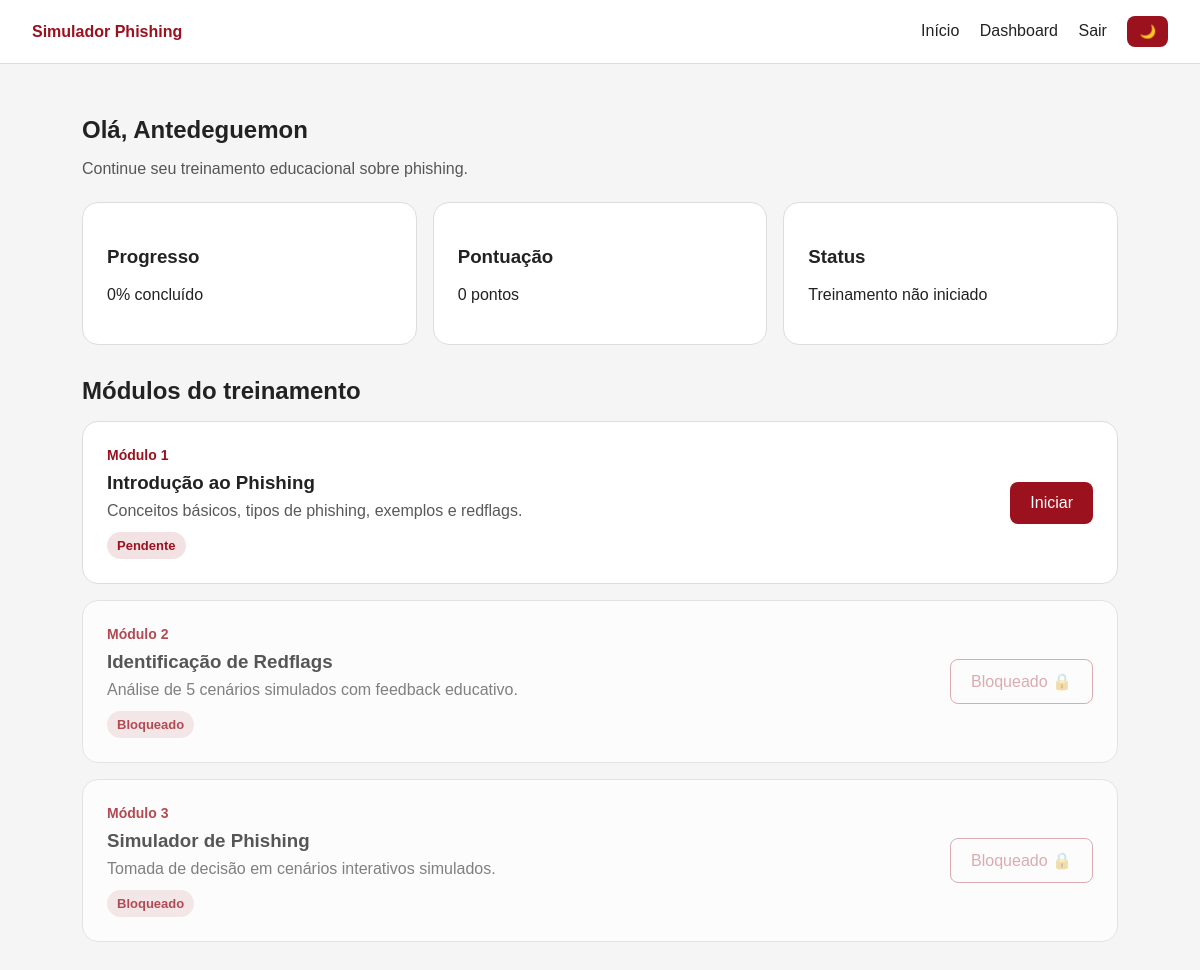
The page /dashboard/ (signed in) on the database as committed earlier.
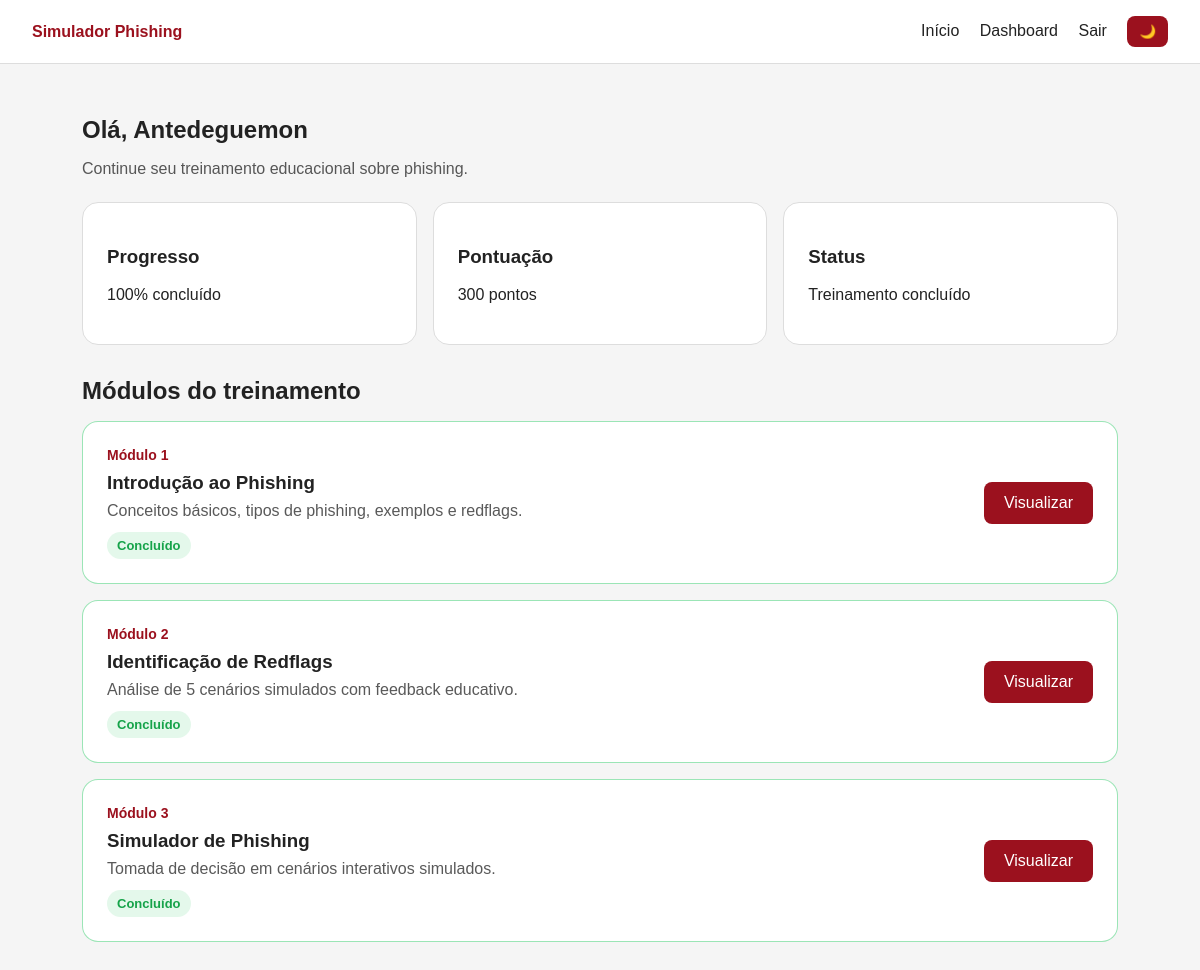
The same page on the database as committed later.
### treinamento/models.py (models this page shows, shortened)
class UserProgress(models.Model):
    user = models.OneToOneField(User, on_delete=models.CASCADE)
    modulo1_concluido = models.BooleanField(default=False)
    modulo2_concluido = models.BooleanField(default=False)
    modulo2_score = models.IntegerField(default=0)
    modulo2_total = models.IntegerField(default=15)
    modulo3_concluido = models.BooleanField(default=False)
    modulo3_risco = models.CharField(max_length=20, blank=True, null=True)
    modulo3_pontos_risco = models.IntegerField(default=0)
    total_score = models.IntegerField(default=0)
    criado_em = models.DateTimeField(auto_now_add=True)
    atualizado_em = models.DateTimeField(auto_now=True)
    def calcular_progresso(self):
        concluidos = 0
        if self.modulo1_concluido:
            concluidos += 1
        if self.modulo2_concluido:
            concluidos += 1
        if self.modulo3_concluido:
            concluidos += 1
        return round((concluidos / 3) * 100)
    def calcular_status(self):
        progresso = self.calcular_progresso()
        if progresso == 0:
            return 'Treinamento não iniciado'
        if progresso < 100:
            return 'Em andamento'
        return 'Treinamento concluído'

### core/views.py (the view, shortened to what this page needs)
# urls.py: path('dashboard/', core_views.dashboard, name='dashboard'),
@login_required
def dashboard(request):
    progress, created = UserProgress.objects.get_or_create(user=request.user)
    return render(request, 'core/dashboard_user.html', {
        'progress': progress,
    })

### templates/core/dashboard_user.html
{% extends 'base.html' %}
{% load static %}
{% block content %}
<section class="dashboard-header">
    <h1>Olá, {{ user.first_name|default:user.username }}</h1>
    <p>Continue seu treinamento educacional sobre phishing.</p>
</section>
<section class="dashboard-grid">
    <div class="card">
        <h3>Progresso</h3>
        <p>{{ progress.calcular_progresso }}% concluído</p>
    </div>
    <div class="card">
        <h3>Pontuação</h3>
        <p>{{ progress.total_score }} pontos</p>
    </div>
    <div class="card">
        <h3>Status</h3>
        <p>{{ progress.calcular_status }}</p>
    </div>
</section>
<section class="training-list">
    <h2>Módulos do treinamento</h2>
    <div class="module-card {% if progress.modulo1_concluido %}completed{% endif %}" id="module-1-card">
        <div>
            <span class="module-number">Módulo 1</span>
            <h3>Introdução ao Phishing</h3>
            <p>Conceitos básicos, tipos de phishing, exemplos e redflags.</p>
            <span class="module-status">
                {% if progress.modulo1_concluido %}
                    Concluído
                {% else %}
                    Pendente
                {% endif %}
            </span>
        </div>
        <a class="btn-primary" id="module-1-button" href="{% url 'modulo1' %}">
            {% if progress.modulo1_concluido %}
                Visualizar
            {% else %}
                Iniciar
            {% endif %}
        </a>
    </div>
    <div class="module-card {% if progress.modulo2_concluido %}completed{% elif not progress.modulo1_concluido %}locked{% endif %}" id="module-2-card">
        <div>
            <span class="module-number">Módulo 2</span>
            <h3>Identificação de Redflags</h3>
            <p>Análise de 5 cenários simulados com feedback educativo.</p>
            <span class="module-status">
                {% if progress.modulo2_concluido %}
                    Concluído
                {% elif progress.modulo1_concluido %}
                    Pendente
                {% else %}
                    Bloqueado
                {% endif %}
            </span>
        </div>
        {% if progress.modulo1_concluido %}
            <a class="btn-primary" id="module-2-button" href="{% url 'modulo2' %}">
                {% if progress.modulo2_concluido %}
                    Visualizar
                {% else %}
                    Iniciar
                {% endif %}
            </a>
        {% else %}
            <a class="btn-secondary disabled-link" id="module-2-button" href="#">Bloqueado 🔒</a>
        {% endif %}
    </div>
    <div class="module-card {% if progress.modulo3_concluido %}completed{% elif not progress.modulo2_concluido %}locked{% endif %}" id="module-3-card">
        <div>
            <span class="module-number">Módulo 3</span>
            <h3>Simulador de Phishing</h3>
            <p>Tomada de decisão em cenários interativos simulados.</p>
            <span class="module-status">
                {% if progress.modulo3_concluido %}
                    Concluído
                {% elif progress.modulo2_concluido %}
                    Pendente
                {% else %}
                    Bloqueado
                {% endif %}
            </span>
        </div>
        {% if progress.modulo2_concluido %}
            <a class="btn-primary" id="module-3-button" href="{% url 'modulo3' %}">
                {% if progress.modulo3_concluido %}
                    Visualizar
                {% else %}
                    Iniciar
                {% endif %}
            </a>
        {% else %}
            <a class="btn-secondary disabled-link" id="module-3-button" href="#">Bloqueado 🔒</a>
        {% endif %}
    </div>
</section>
{% endblock %}

Rows that differ between the two databases and show on the page:
changed UserProgress: calcular_progresso "0" → "100"; total_score "0" → "300"; calcular_status "Treinamento não iniciado" → "Treinamento concluído"; modulo1_concluido False → True (drawn); modulo2_concluido False → True (drawn); modulo3_concluido False → True (drawn)
Other text that changed with them:
text no longer shown: "Pendente Iniciar Bloqueado Bloqueado 🔒 Bloqueado Bloqueado 🔒"
text now shown: "Concluído Visualizar Concluído Visualizar Concluído Visualizar"
